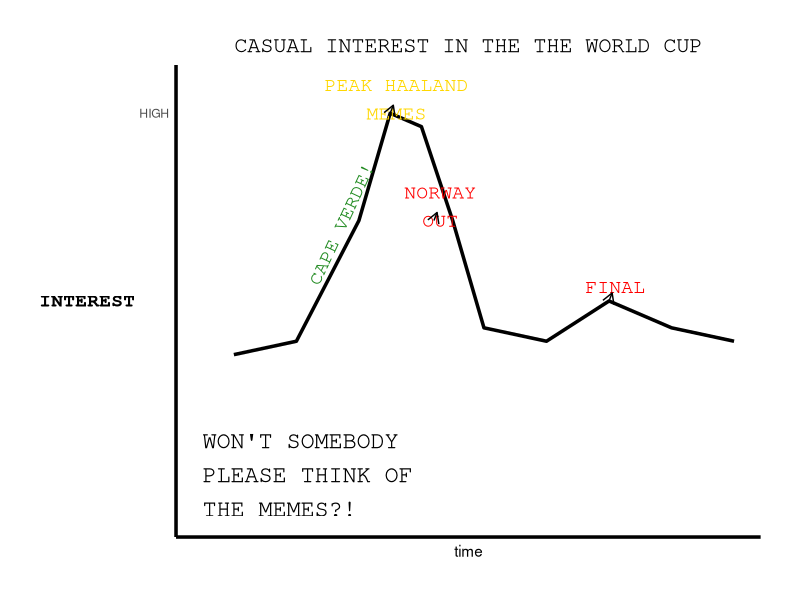
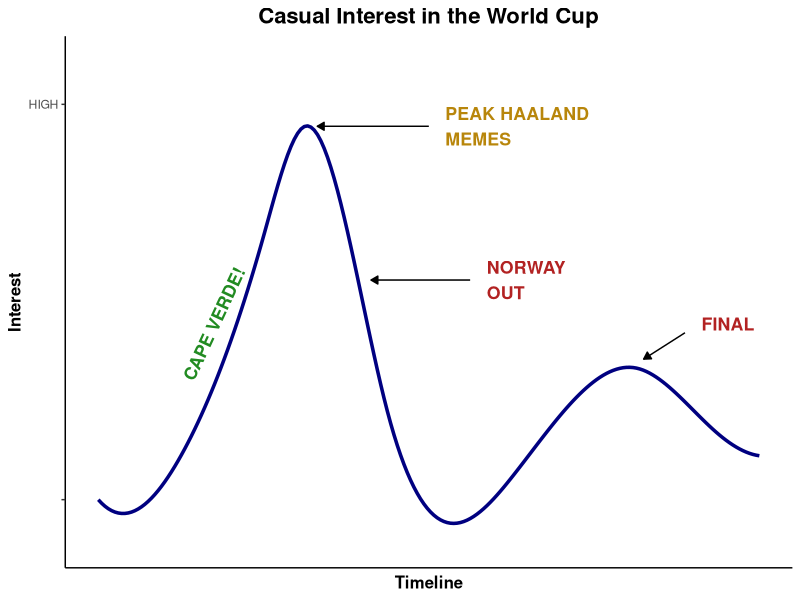

These charts were generated, in order, by the following R code:

# Set up ------------------------------------------------------------------


# 1. Load the necessary library
library(ggplot2)

# 2. Define the data for the main line graph
# We'll approximate the curve with key points
line_data <- data.frame(
    time = c(1, 2, 3, 3.5, 4, 4.5, 5, 6, 7, 8, 9),
    interest = c(10, 15, 60, 100, 95, 60, 20, 15, 30, 20, 15)
)

# 3. Define the data for the labels and annotations
# We use a second data frame for precisely placing the text
# Note: Angles are used to rotate some text along the lines
labels_data <- data.frame(
    time = c(2.6, 3.5, 4.2, 7),
    interest = c(60, 100, 60, 30),
    label = c("CAPE VERDE!", "PEAK HAALAND\nMEMES", "NORWAY\nOUT", "FINAL"),
    vjust = c(0.5, 0.5, 0.5, 0.5), # Vertical alignment
    hjust = c(0.5, 0.5, 0.5, 0.5), # Horizontal alignment
    angle = c(65, 0, 0, 0),       # Rotation angle
    color = c("forestgreen", "gold", "red", "red") # Matching colors
)

# 4. Define data for the large text block at the bottom
text_block_data <- data.frame(
    x = 0.5,
    y = -35, # We'll extend the plot area down
    text = "WON'T SOMEBODY\nPLEASE THINK OF\nTHE MEMES?!"
)




# Plot --------------------------------------------------------------------


# 5. Initialize the ggplot object
# We map 'time' to the x-axis and 'interest' to the y-axis
p <- ggplot(data = line_data, aes(x = time, y = interest)) +
    
    # 6. Add the main line and smooth it slightly
    # 'geom_line' draws straight lines, so we'll use an aesthetic function to approximate the smooth curve.
    geom_line(linewidth = 1.2) +
    
    # 7. Add the main axes and title
    labs(title = "CASUAL INTEREST IN THE THE WORLD CUP", y = "INTEREST") +
    theme_minimal() + # Use a clean, minimal theme
    theme(plot.title = element_text(size = 16, hjust = 0.5, family = "mono")) + # Mono for a comic-like feel
    
    # 8. Customize axes
    scale_y_continuous(breaks = c(10, 100), labels = c("", "HIGH")) + # Remove numbers, add "HIGH"
    theme(axis.title.y = element_text(size = 14, face = "bold", angle = 0, vjust = 0.5, hjust = 0.5, family = "mono")) +
    
    # 9. Add the "CAPE VERDE!" label along the line
    # Using 'geom_text' with the specific label data frame
    geom_text(data = labels_data[1,], aes(label = label), vjust = 1.3, angle = 65, size = 5, color = "forestgreen", family = "mono", show.legend = FALSE) +
    
    # 10. Add the other annotations with arrows using 'annotate'
    # Arrows are a special type of layer
    # Haaland Memes
    annotate("text", x = 3.6, y = 105, label = "PEAK HAALAND\nMEMES", size = 5, color = "gold", family = "mono") +
    annotate("segment", x = 3.5, y = 100, xend = 3.55, yend = 103, arrow = arrow(length = unit(0.3, "cm"))) +
    
    # Norway Out
    annotate("text", x = 4.3, y = 65, label = "NORWAY\nOUT", size = 5, color = "red", family = "mono") +
    annotate("segment", x = 4.2, y = 60, xend = 4.25, yend = 63, arrow = arrow(length = unit(0.3, "cm"))) +
    
    # Final
    annotate("text", x = 7.1, y = 35, label = "FINAL", size = 5, color = "red", family = "mono") +
    annotate("segment", x = 7, y = 30, xend = 7.05, yend = 33, arrow = arrow(length = unit(0.3, "cm"))) +
    
    # 11. Add the main text block at the bottom left
    # We use 'coord_cartesian' to extend the plot area so we can draw outside the main axes.
    coord_cartesian(ylim = c(-50, 110), clip = "off") +
    geom_text(data = text_block_data, aes(x = x, y = y, label = text), hjust = 0, size = 6, family = "mono") +
    
    # 12. Remove default elements that don't fit the comic style
    theme(axis.text.x = element_blank(), # Remove x-axis tick labels
          axis.ticks = element_blank(), # Remove all ticks
          panel.grid = element_blank(), # Remove all gridlines
          axis.line = element_line(linewidth =  1.2), # Make the axes lines bold
          panel.border = element_blank(),
          plot.margin = unit(c(1,1,1,1), "cm")) # Add some margin all around

# 13. Display the final plot
print(p)




# Clean version -----------------------------------------------------------

# 1. Load the necessary library
library(ggplot2)

# 2. Define the base keyframes (peaks and valleys of the timeline)
time_points <- c(1, 2, 3, 3.5, 4.5, 6, 7.5, 8.5, 9)
interest_levels <- c(10, 20, 70, 95, 30, 15, 40, 25, 20)

# 3. Interpolate the data for a mathematically smooth curve
# This generates 200 points to create a perfectly smooth line
smooth_data <- as.data.frame(spline(time_points, interest_levels, n = 200))
colnames(smooth_data) <- c("time", "interest")

# 4. Build the ggplot
p <- ggplot(data = smooth_data, aes(x = time, y = interest)) +
    
    # Add the smoothed line (using linewidth instead of size for newer ggplot2 versions)
    geom_line(color = "navy", linewidth = 1.2) +
    
    # Add title and axis labels
    labs(
        title = "Casual Interest in the World Cup",
        x = "Timeline",
        y = "Interest"
    ) +
    
    # Customize the Y-axis to show "HIGH" at the top and limit the height
    scale_y_continuous(breaks = c(10, 100), labels = c("", "HIGH"), limits = c(0, 110)) +
    
    # 5. Add precise annotations and pointer arrows
    # Cape Verde (Angled text resting on the curve)
    annotate("text", x = 2.4, y = 50, label = "CAPE VERDE!", angle = 65, 
             color = "forestgreen", fontface = "bold", size = 4.5) +
    
    # Peak Haaland Memes
    annotate("text", x = 5.2, y = 95, label = "PEAK HAALAND\nMEMES", 
             color = "darkgoldenrod", fontface = "bold", size = 4.5, hjust = 0) +
    annotate("segment", x = 5, y = 95, xend = 3.65, yend = 95, 
             arrow = arrow(length = unit(0.2, "cm"), type = "closed"), color = "black") +
    
    # Norway Out
    annotate("text", x = 5.7, y = 60, label = "NORWAY\nOUT", 
             color = "firebrick", fontface = "bold", size = 4.5, hjust = 0) +
    annotate("segment", x = 5.5, y = 60, xend = 4.3, yend = 60, 
             arrow = arrow(length = unit(0.2, "cm"), type = "closed"), color = "black") +
    
    # Final
    annotate("text", x = 8.3, y = 50, label = "FINAL", 
             color = "firebrick", fontface = "bold", size = 4.5, hjust = 0) +
    annotate("segment", x = 8.1, y = 48, xend = 7.6, yend = 42, 
             arrow = arrow(length = unit(0.2, "cm"), type = "closed"), color = "black") +
    
    # 6. Apply a clean, classic theme suitable for precise plotting
    theme_classic() +
    theme(
        plot.title = element_text(size = 16, face = "bold", hjust = 0.5),
        axis.title = element_text(size = 12, face = "bold"),
        axis.text.x = element_blank(),  # Remove arbitrary x-axis numbers
        axis.ticks.x = element_blank()  # Remove x-axis tick marks
    )

# 7. Display the plot
print(p)
